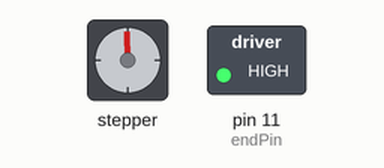
Recording of a sketch running on a simulated Arduino Uno, built with avr-gcc and run on an emulated ATmega328P. On the bench: stepper motor, switched loads named in the sketch (green lamp = pin HIGH). Wiring (inferred from the names in the program): stepper motor driver (200 steps per turn assumed): step pin 3; direction pin 2. Pins used as bus, display or sensor lines are not drawn.

Above: at 0.05 s.
At 2.55 s:
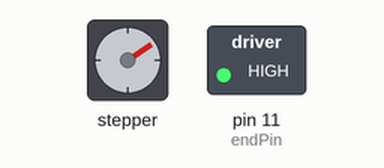
At 5.1 s:
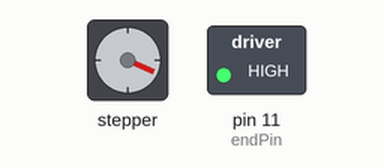
At 10.15 s:
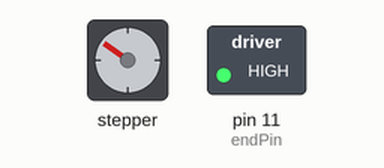
Timing chart, 0 to 13.2 s (numbered marks = the images above):
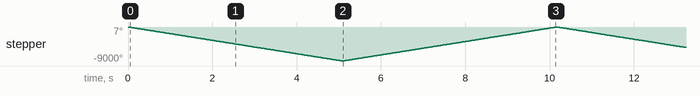

The sketch:

gauravStepper_Bholanath.ino
```cpp
/* Example sketch to control a stepper motor with TB6600 stepper motor driver and Arduino without a library: continuous rotation. More info: https://www.makerguides.com */

// Define stepper motor connections:
#define dirPin 2
#define stepPin 3
#define endPin 11
int incomingByte = 0;
 int i=0;
void setup() {


  // Declare pins as output:
  pinMode(stepPin, OUTPUT);
  pinMode(dirPin, OUTPUT);
    pinMode(endPin, OUTPUT);
  digitalWrite(endPin, HIGH);

  // Set the spinning direction CW/CCW:
   Serial.begin(9600);


}

void loop() {
  if (i<5000){

  digitalWrite(dirPin, LOW);
  digitalWrite(stepPin, HIGH);
  delayMicroseconds(500);
  digitalWrite(stepPin, LOW);
  delayMicroseconds(500);
  //delay(1000);
  }
  else{


   digitalWrite(dirPin, HIGH);
  digitalWrite(stepPin, HIGH);
  delayMicroseconds(500);
  digitalWrite(stepPin, LOW);
  delayMicroseconds(500);
  // delay(1000);
  }
  if(i>10000){
    i=0;
  }
  i=i+1;
}
```

Measured:
- by itself, stepper: turns 9000° counter-clockwise in 5.1 s, then 9000° clockwise in 5.1 s, repeating every 10.2 s
